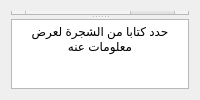
       <widget class="QWidget" name="page">
        <layout class="QVBoxLayout" name="verticalLayout_8">
         <item>
          <layout class="QHBoxLayout" name="horizontalLayoutBook"/>
         </item>
         <item>
          <widget class="QSplitter" name="splitter">
           <property name="sizePolicy">
            <sizepolicy hsizetype="Ignored" vsizetype="Ignored">
             <horstretch>0</horstretch>
             <verstretch>0</verstretch>
            </sizepolicy>
           </property>
           <property name="orientation">
            <enum>Qt::Vertical</enum>
           </property>
           <widget class="QTreeWidget" name="treeWidget_books">
            <property name="sizePolicy">
             <sizepolicy hsizetype="Ignored" vsizetype="Ignored">
              <horstretch>0</horstretch>
              <verstretch>0</verstretch>
             </sizepolicy>
            </property>
            <property name="contextMenuPolicy">
             <enum>Qt::CustomContextMenu</enum>
            </property>
            <property name="whatsThis">
             <string>هذه قائمة الكتب يمكنك تفعيلها بالنقر مرتين او التنقل بواسطة لوحة مفاتيح
كما يمكنك النقر على اي عنصر باليمين لعرض قائمة بالاوامر الخاصة بالعنصر المحدد
مثل تحرير الكتاب او حذفه او معرفة مساره او فتحه</string>
            </property>
            <property name="styleSheet">
             <string notr="true"/>
            </property>
            <property name="alternatingRowColors">
             <bool>true</bool>
            </property>
            <property name="uniformRowHeights">
             <bool>true</bool>
            </property>
            <property name="sortingEnabled">
             <bool>true</bool>
            </property>
            <property name="animated">
             <bool>false</bool>
            </property>
            <attribute name="headerVisible">
             <bool>false</bool>
            </attribute>
            <attribute name="headerCascadingSectionResizes">
             <bool>false</bool>
            </attribute>
            <attribute name="headerDefaultSectionSize">
             <number>150</number>
            </attribute>
            <attribute name="headerHighlightSections">
             <bool>true</bool>
            </attribute>
            <attribute name="headerMinimumSectionSize">
             <number>60</number>
            </attribute>
            <attribute name="headerShowSortIndicator" stdset="0">
             <bool>true</bool>
            </attribute>
            <attribute name="headerStretchLastSection">
             <bool>true</bool>
            </attribute>
            <column>
             <property name="text">
              <string>اسم الكتاب</string>
             </property>
            </column>
            <column>
             <property name="text">
              <string>المؤلف</string>
             </property>
            </column>
           </widget>
           <widget class="QTextEdit" name="textEditInfoBook">
            <property name="readOnly">
             <bool>true</bool>
            </property>
            <property name="html">
             <string>&lt;!DOCTYPE HTML PUBLIC &quot;-//W3C//DTD HTML 4.0//EN&quot; &quot;http://www.w3.org/TR/REC-html40/strict.dtd&quot;&gt;
&lt;html&gt;&lt;head&gt;&lt;meta name=&quot;qrichtext&quot; content=&quot;1&quot; /&gt;&lt;style type=&quot;text/css&quot;&gt;
p, li { white-space: pre-wrap; }
&lt;/style&gt;&lt;/head&gt;&lt;body style=&quot; font-family:'Ubuntu'; font-size:9pt; font-weight:400; font-style:normal;&quot;&gt;
&lt;p align=&quot;center&quot; style=&quot; margin-top:0px; margin-bottom:0px; margin-left:0px; margin-right:0px; -qt-block-indent:0; text-indent:0px;&quot;&gt;&lt;span style=&quot; font-family:'Microsoft Sans Serif';&quot;&gt;حدد كتابا من الشجرة لعرض معلومات عنه&lt;/span&gt;&lt;/p&gt;
&lt;p align=&quot;center&quot; style=&quot;-qt-paragraph-type:empty; margin-top:0px; margin-bottom:0px; margin-left:0px; margin-right:0px; -qt-block-indent:0; text-indent:0px; font-family:'Microsoft Sans Serif';&quot;&gt;&lt;br /&gt;&lt;/p&gt;
&lt;p align=&quot;center&quot; style=&quot; margin-top:0px; margin-bottom:0px; margin-left:0px; margin-right:0px; -qt-block-indent:0; text-indent:0px;&quot;&gt;&lt;img src=&quot;:/images/image/groupbook.png&quot; /&gt;&lt;/p&gt;&lt;/body&gt;&lt;/html&gt;</string>
            </property>
           </widget>
          </widget>
         </item>
        </layout>
       </widget>
